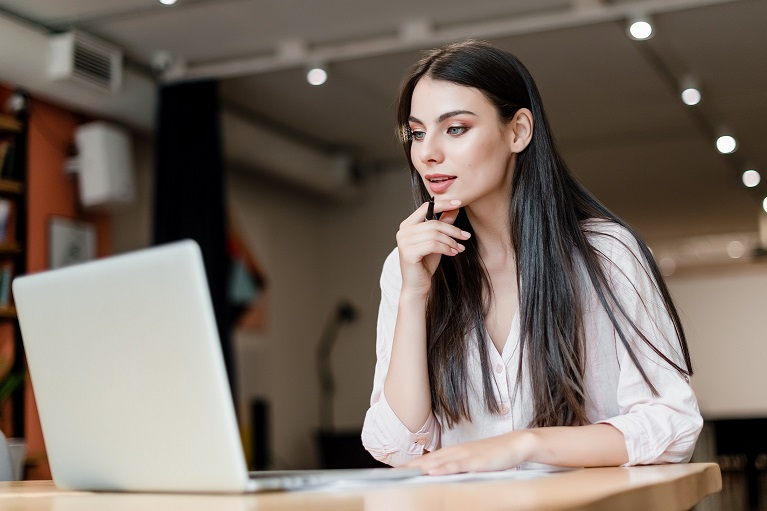
#> input picture images/woman-working-in-the-office.jpg, 767 x 511 px, given in place of objects-to-detect.jpg, which was not available
$ python detecting-object.py   (older library calls are emulated)
#> lines starting #> are read from the running program, lines starting #| are printed output that depends on the picture; after the words box and inside, x2 and y2 are one past the last pixel; in counts of white or black regions, pixels touching at a corner belong together; pictures that were not available may be replaced by others from this repository, and a replacement may not be noted


"""
Course:  Training YOLO v3 for Objects Detection with Custom Data

Section-1
Quick Win - Step 2: Simple Object Detection by thresholding with mask
File: detecting-object.py
"""


# Detecting Object with chosen Colour Mask
#
# Algorithm:
# Reading RGB image --> Converting to HSV --> Implementing Mask -->
# --> Finding Contour Points --> Extracting Rectangle Coordinates -->
# --> Drawing Bounding Box --> Putting Label
#
# Result:
# Window with Detected Object, Bounding Box and Label in Real Time


# Importing needed library
import cv2


# Defining lower bounds and upper bounds of founded Mask
min_blue, min_green, min_red = 21, 222, 70
max_blue, max_green, max_red = 176, 255, 255

# Getting version of OpenCV that is currently used
# Converting string into the list by dot as separator
# and getting first number
v = cv2.__version__.split('.')[0]

# Defining object for reading video from camera
# camera = cv2.VideoCapture(0)
camera = cv2.VideoCapture('imports/objects-to-detect.jpg')


# Defining loop for catching frames
while True:
    # Capture frame-by-frame from camera
    _, frame_BGR = camera.read()
#> frame_BGR is the input picture: shape (511, 767, 3); mean B, G, R 99.5, 108.8, 120.7
    if frame_BGR is None:
        continue

    # Converting current frame to HSV
    frame_HSV = cv2.cvtColor(frame_BGR, cv2.COLOR_BGR2HSV)
#> frame_HSV: shape (511, 767, 3); mean H, S, V 34.6, 68.7, 121.4

    # Implementing Mask with founded colours from Track Bars to HSV Image
    mask = cv2.inRange(frame_HSV,
                       (min_blue, min_green, min_red),
                       (max_blue, max_green, max_red))
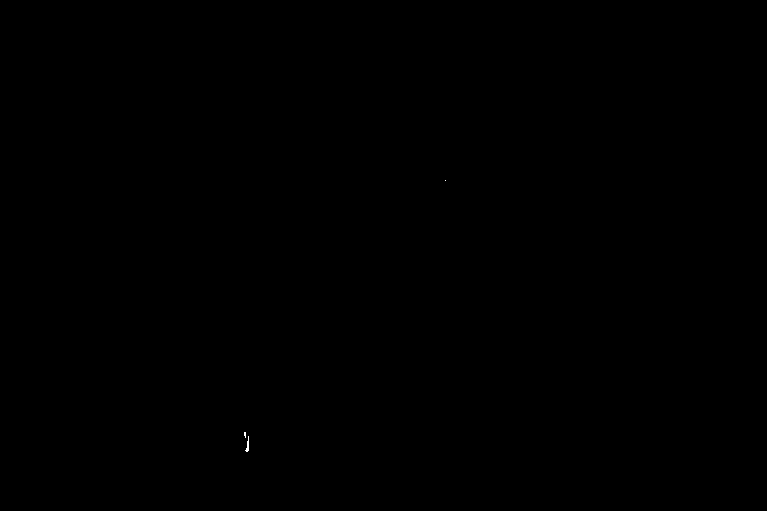
#> mask: shape (511, 767); 0.01% white in thin lines or dots, all inside (x1, y1, x2, y2) = (244, 180, 446, 452)

    # Showing current frame with implemented Mask
    # Giving name to the window with Mask
    # And specifying that window is resizable
    cv2.namedWindow('Binary frame with Mask', cv2.WINDOW_NORMAL)
    cv2.imshow('Binary frame with Mask', mask)

    # Finding Contours
    # Pay attention!
    # Different versions of OpenCV returns different number of parameters
    # when using function cv2.findContours()

    # In OpenCV version 3 function cv2.findContours() returns three parameters:
    # modified image, found Contours and hierarchy
    # All found Contours from current frame are stored in the list
    # Each individual Contour is a Numpy array of(x, y) coordinates
    # of the boundary points of the Object
    # We are interested only in Contours

    # Checking if OpenCV version 3 is used
    if v == '3':
        _, contours, _ = cv2.findContours(mask, cv2.RETR_TREE, cv2.CHAIN_APPROX_NONE)

    # In OpenCV version 4 function cv2.findContours() returns two parameters:
    # found Contours and hierarchy
    # All found Contours from current frame are stored in the list
    # Each individual Contour is a Numpy array of(x, y) coordinates
    # of the boundary points of the Object
    # We are interested only in Contours

    # Checking if OpenCV version 4 is used
    else:
        contours, _ = cv2.findContours(mask, cv2.RETR_TREE, cv2.CHAIN_APPROX_NONE)
#> contours = 3 contours, all with area under 20

    # Finding the biggest Contour by sorting from biggest to smallest
    contours = sorted(contours, key=cv2.contourArea, reverse=True)

    # Extracting Coordinates of the biggest Contour if any was found
    if contours:
        # Getting rectangle coordinates and spatial size from biggest Contour
        # Function cv2.boundingRect() is used to get an approximate rectangle
        # around the region of interest in the binary image after Contour was found
        (x_min, y_min, box_width, box_height) = cv2.boundingRect(contours[0])
#> x_min = 245; y_min = 436; box_width = 4; box_height = 16

        # Drawing Bounding Box on the current BGR frame
        cv2.rectangle(frame_BGR, (x_min - 15, y_min - 15),
                      (x_min + box_width + 15, y_min + box_height + 15),
                      (0, 255, 0), 3)

        # Preparing text for the Label
        label = 'Detected Object'

        # Putting text with Label on the current BGR frame
        cv2.putText(frame_BGR, label, (x_min - 5, y_min - 25),
                    cv2.FONT_HERSHEY_SIMPLEX, 1.0, (0, 255, 0), 2)
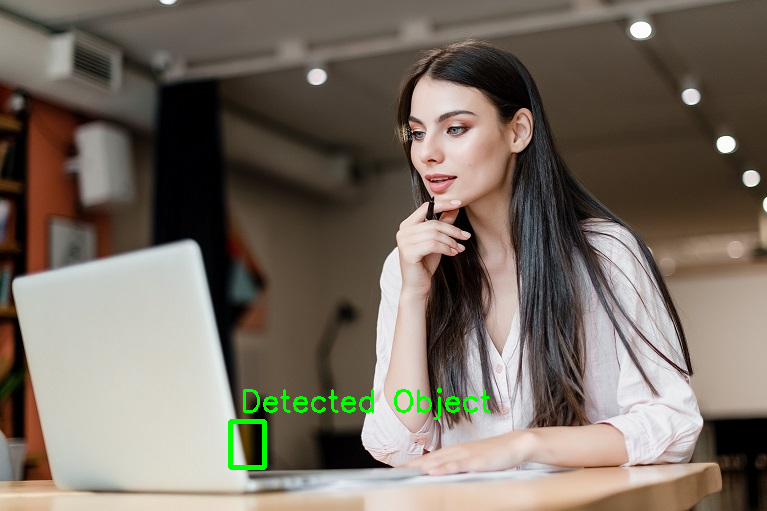
#> frame_BGR: shape (511, 767, 3); mean B, G, R 98.8, 109.8, 119.9

    # Showing current BGR frame with Detected Object
    # Giving name to the window with Detected Object
    # And specifying that window is resizable
    cv2.namedWindow('Detected Object', cv2.WINDOW_NORMAL)
    cv2.imshow('Detected Object', frame_BGR)

    # Breaking the loop if 'q' is pressed
    if cv2.waitKey(0) & 0xFF == 27:
#> (key Esc is pressed here)
        break


# Destroying all opened windows
cv2.destroyAllWindows()


"""
Some comments

With OpenCV function cv2.findContours() we find
contours of white object from black background.

There are three arguments in cv.findContours() function,
first one is source image, second is contour retrieval mode,
third is contour approximation method.


In OpenCV version 3 three parameters are returned:
modified image, the contours and hierarchy.
Further reading about Contours in OpenCV v3:
https://docs.opencv.org/3.4/d4/d73/tutorial_py_contours_begin.html


In OpenCV version 4 two parameters are returned:
the contours and hierarchy.
Further reading about Contours in OpenCV v4:
https://docs.opencv.org/4.0.0/d4/d73/tutorial_py_contours_begin.html


Contours is a Python list of all the contours in the image.
Each individual contour is a Numpy array of (x,y) coordinates
of boundary points of the object.

Contours can be explained simply as a curve joining all the
continuous points (along the boundary), having same colour or intensity.
"""

$ run again, on images/02.png
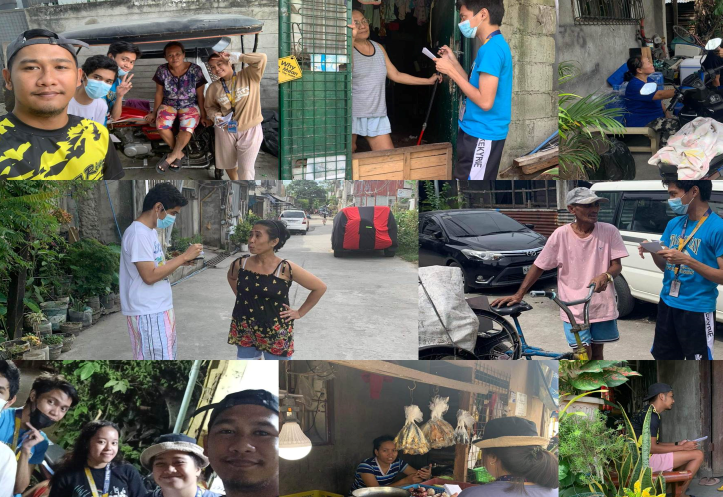
#> input picture images/02.png, 1445 x 994 px, given in place of objects-to-detect.jpg, which was not available (shown at 1/2 size)
#> frame_BGR is the input picture: shape (994, 1445, 3); mean B, G, R 98, 104.2, 104.2
#> frame_HSV: shape (994, 1445, 3); mean H, S, V 59.9, 68.3, 116.1
#> `mask = cv2.inRange(frame_HSV, (min_blue, min_green, min_red), (max_blu..`:
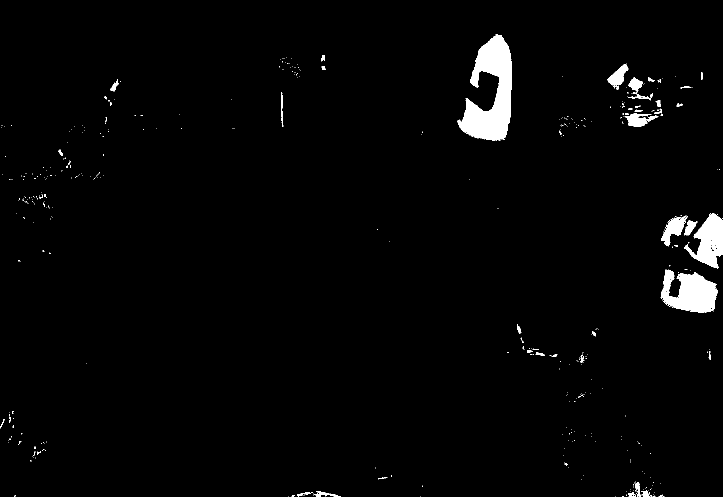
#> mask: shape (994, 1445) (shown at 1/2 size); 2.1% white; 429 white regions (380 under 20 px)
#> contours = 503 contours, 467 with area under 20; largest, box (x1, y1, x2, y2) and area: (915, 68, 1024, 281) 12102, (1321, 539, 1435, 625) 6174, (1368, 426, 1445, 537) 4299, (1322, 431, 1375, 493) 1252, (1215, 128, 1257, 171) 842
#> x_min = 915; y_min = 68; box_width = 109; box_height = 213
#> `cv2.putText(frame_BGR, label, (x_min - 5, y_min - 25), cv2.FONT_HERSHE..`:
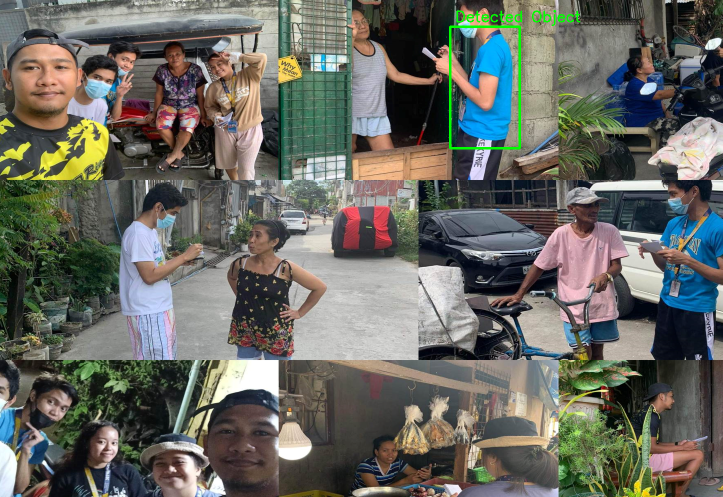
#> frame_BGR: shape (994, 1445, 3) (shown at 1/2 size); mean B, G, R 97.5, 104.7, 103.7
